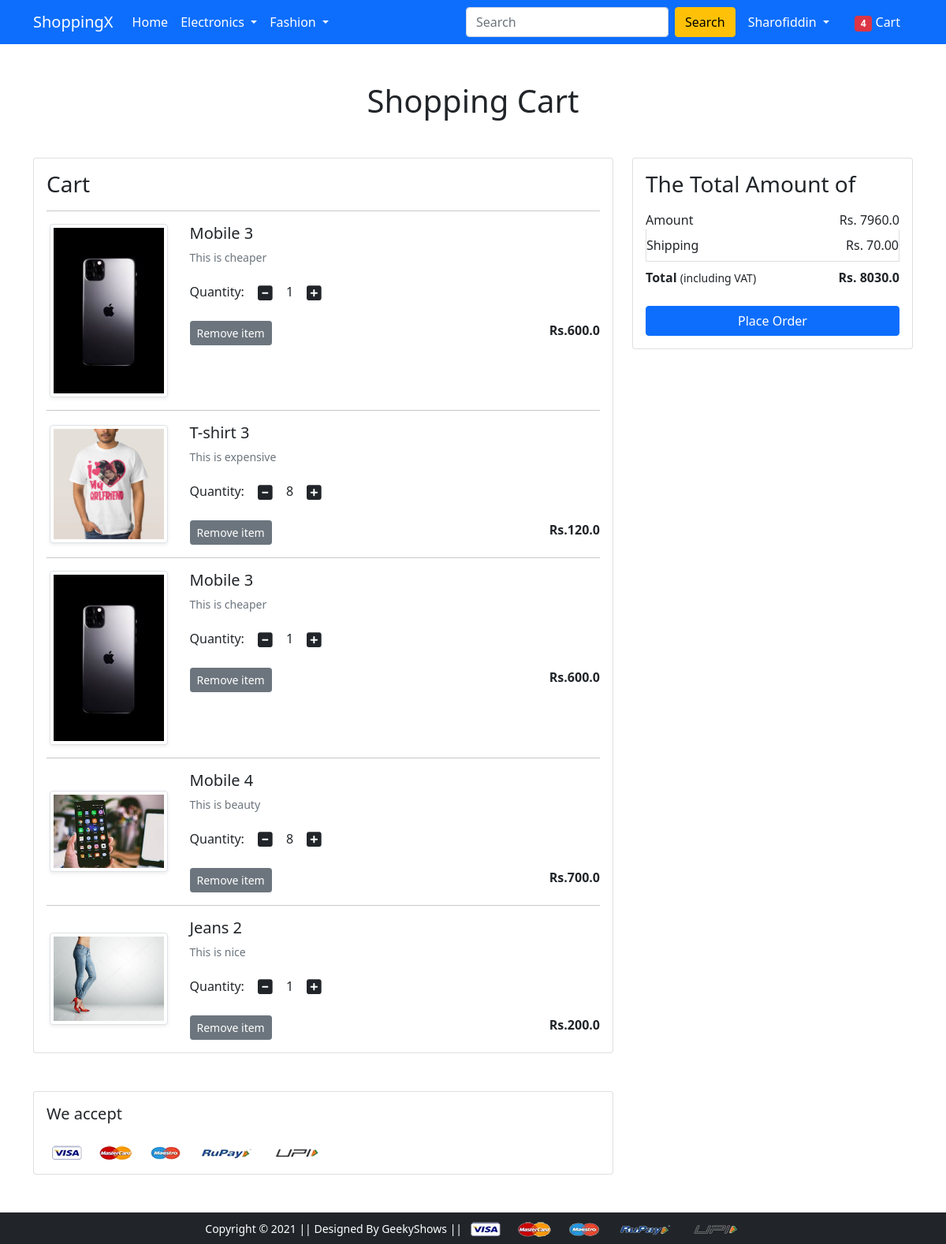
The app's page /cart/ (signed in) with its own data.
### app/models.py (models this page shows, shortened)
class Cart(models.Model):
    user=models.ForeignKey(User, on_delete=models.CASCADE)
    product=models.ForeignKey(Product,on_delete=models.CASCADE)
    quantity=models.PositiveIntegerField(default=1)

class Product(models.Model):
    title=models.CharField(max_length=100)
    selling_price=models.FloatField()
    discountend_price=models.FloatField()
    description=models.TextField()
    brand=models.CharField(max_length=100)
    category=models.CharField(choices=CATEGORY_CHOICES,max_length=20)
    product_image=models.ImageField(upload_to='productimg')

### app/views.py (the view)
# urls.py: path('cart/', views.show_cart, name='show_cart'),
@login_required
def show_cart(request):
    if request.user.is_authenticated:
        user=request.user
        cart=Cart.objects.filter(user=user)
        amount=0.0
        shipping_amont=70.0
        total_amount=0.0
        cart_product=[p for p in Cart.objects.all() if p.user==user]
        if cart_product:
            for p in cart_product:
                tempamount=(p.quantity*p.product.discountend_price)
                amount+=tempamount
                total_amount=amount+shipping_amont
            return render(request, 'app/addtocart.html',{'carts':cart,'total_amount':total_amount,'amount':amount})
        else:
            return render(request,'app/emptycart.html')

### app/templates/app/addtocart.html (shortened to what this page needs)
{% extends 'app/base.html' %}
{% load static %}
{% block main-content %}
<div class="container my-5">
 <div class="row">
  <h1 class="text-center mb-5">Shopping Cart</h1>
  <div class="col-sm-8">
  <div class="card">
   <div class="card-body">
    <h3>Cart</h3>
    {% for cart in carts %}
    <hr>
    <div class="row">
     <div class="col-sm-3 text-center align-self-center"><img src="{{cart.product.product_image.url}}" alt="" srcset="" class="img-fluid img-thumbnail shadow-sm" height="150" width="150"> </div>
     <div class="col-sm-9">
      <div>
       <h5>{{cart.product.title}}</h5>
       <p class="mb-2 text-muted small">{{cart.product.description}}</p>
       <div class="my-3">
        <label for="quantity">Quantity:</label>
        <a class="minus-cart btn" pid="{{cart.product.id}}"><i class="fas fa-minus-square fa-lg"></i></a>
          <span id="quantity">{{cart.quantity}}</span>
        <a class="plus-cart btn" pid="{{cart.product.id}}"><i class="fas fa-plus-square fa-lg"></i></a>
       </div>
       <div class="d-flex justify-content-between">
        <a href="#" class="btn btn-sm btn-secondary mr-3 remove-cart" pid="{{cart.product.id}}">Remove item </a>
        <p class="mb-0"><span><strong>Rs.{{cart.product.discountend_price}}</strong></span></p>
       </div>
      </div>
     </div>
    </div>
    {% endfor %}
   </div>
   </div>
  </div>
  <div class="col-sm-4">
   <div class="card">
    <div class="card-body">
      <h3>The Total Amount of</h3>
      <ul class="list-group">
       <li class="list-group-item d-flex justify-content-between align-items-center border-0 px-0 pb-0">Amount<span>Rs. <span id="amount">{{amount}}</span></span></li>
       <li class="list-group-item d-flex justify-content-between align-items-center px-0">Shipping<span>Rs. 70.00</span></li>
       <li class="list-group-item d-flex justify-content-between align-items-center border-0 px-0 mb-3">
        <div>
           <strong>Total</strong> <small>(including VAT)</small>
         </div>
         <span><strong>Rs. <strong id="total_amount">{{total_amount}}</strong></strong></span>
       </li>
      </ul>
      <div class="d-grid"><a href="{% url 'checkout' %}" class="btn btn-primary">Place Order</a></div>
    </div>
   </div>
  </div>
 </div>
</div>
<div class="container">
 <div class="row">
  <div class="col-sm-8">
   <div class="card">
    <div class="card-body">
      <h5 class="mb-4">We accept</h5>
      <img src="{% static 'app/images/payment.png' %}" alt="" class="img-fluid">
    </div>
  </div>
  </div>
 </div>
</div>
{% endblock main-content %}

### app/templates/app/base.html (shortened to what this page needs)
{% load static %}
<!doctype html>
<html lang="en">
  <head>
    <link href="https://cdn.jsdelivr.net/npm/bootstrap@5.0.0-beta1/dist/css/bootstrap.min.css" rel="stylesheet">
    <link rel="stylesheet" href="{% static 'app/css/owl.carousel.min.css' %}">
    <link rel="stylesheet" href="{% static 'app/css/all.min.css' %}">
    <link rel="stylesheet" href="{% static 'app/css/style.css' %}">
  </head>
  <body>
    <nav class="navbar navbar-expand-lg navbar-dark bg-primary">
     <div class="container">
       <a class="navbar-brand" href="/">ShoppingX</a>
       <div class="collapse navbar-collapse" id="navbarSupportedContent">
         <ul class="navbar-nav me-auto mb-2 mb-lg-0">
           <li class="nav-item">
             <a class="nav-link active" aria-current="page" href="/">Home</a>
           </li>
           <li class="nav-item dropdown">
             <a class="nav-link dropdown-toggle text-white" href="#" id="electronicsDropdown" role="button" data-bs-toggle="dropdown" aria-expanded="false">
               Electronics
             </a>
           </li>
           <li class="nav-item dropdown">
             <a class="nav-link dropdown-toggle text-white" href="#" id="fashionDropdown" role="button" data-bs-toggle="dropdown" aria-expanded="false">
               Fashion
             </a>
           </li>
         </ul>
         <form class="d-flex" action="/search/" method="get">
           <input class="form-control me-2" name="query" type="text" placeholder="Search" aria-label="Search">
           <button class="btn btn-warning" type="submit">Search</button>
         </form>
         <div>
          <ul class="navbar-nav me-auto mb-2 mb-lg-0">
            {% if request.user.is_authenticated %}
           <li class="nav-item dropdown mx-2">
              <a class="nav-link dropdown-toggle text-white" href="#" id="profileDropdown" role="button" data-bs-toggle="dropdown" aria-expanded="false">
                {{request.user.username.title}}
              </a>
            </li>
            <li class="nav-item mx-2">
             <a href="{% url 'show_cart' %}" class="nav-link text-white"><span class="badge bg-danger">4</span> Cart </a>
            </li>
            {% endif %}
          </ul>
         </div>
       </div>
     </div>
    </nav>
    {% block main-content %} {% endblock main-content %}
    <footer class="container-fluid bg-dark text-center p-2 mt-5">
        <small class="text-white">Copyright &copy; 2021 || Designed By GeekyShows || </small>
        <img src="{% static 'app/images/payment.png' %}" alt="" srcset="" class="img-fluid" height="2px">
    </footer>
  </body>
</html>

### records on screen
Cart: product.product_image (picture), product "Mobile 3", product.description "This is cheaper", quantity "1", product.discountend_price "600.0"
Cart: product.product_image (picture), product "T-shirt 3", product.description "This is expensive", quantity "8", product.discountend_price "120.0"
Cart: product.product_image (picture), product "Mobile 3", product.description "This is cheaper", quantity "1", product.discountend_price "600.0"
Cart: product.product_image (picture), product "Mobile 4", product.description "This is beauty", quantity "8", product.discountend_price "700.0"
Cart: product.product_image (picture), product "Jeans 2", product.description "This is nice", quantity "1", product.discountend_price "200.0"

### other values on screen
{{ request.user.username.title }} "Sharofiddin"
{{ amount }} "7960.0"
{{ total_amount }} "8030.0"
